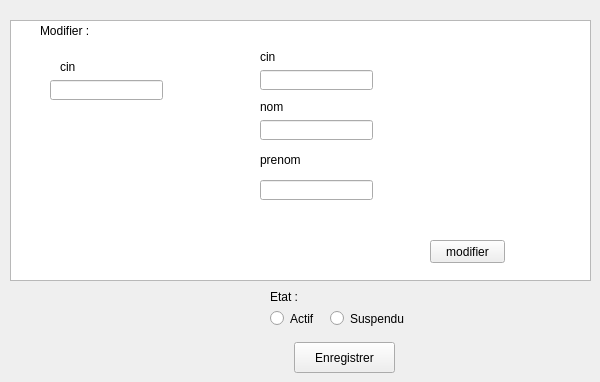
    <widget class="QWidget" name="tab_2">
     <attribute name="title">
      <string>modifier personnel</string>
     </attribute>
     <widget class="QTableView" name="tableView_3">
      <property name="geometry">
       <rect>
        <x>10</x>
        <y>20</y>
        <width>581</width>
        <height>261</height>
       </rect>
      </property>
     </widget>
     <widget class="QLabel" name="label_6">
      <property name="geometry">
       <rect>
        <x>40</x>
        <y>20</y>
        <width>61</width>
        <height>21</height>
       </rect>
      </property>
      <property name="text">
       <string>Modifier :</string>
      </property>
     </widget>
     <widget class="QLabel" name="label_7">
      <property name="geometry">
       <rect>
        <x>260</x>
        <y>150</y>
        <width>81</width>
        <height>20</height>
       </rect>
      </property>
      <property name="text">
       <string>prenom</string>
      </property>
     </widget>
     <widget class="QLabel" name="label_9">
      <property name="geometry">
       <rect>
        <x>270</x>
        <y>290</y>
        <width>47</width>
        <height>13</height>
       </rect>
      </property>
      <property name="text">
       <string>Etat :</string>
      </property>
     </widget>
     <widget class="QLabel" name="label_10">
      <property name="geometry">
       <rect>
        <x>260</x>
        <y>100</y>
        <width>47</width>
        <height>13</height>
       </rect>
      </property>
      <property name="text">
       <string>nom</string>
      </property>
     </widget>
     <widget class="QRadioButton" name="radioButton_4">
      <property name="geometry">
       <rect>
        <x>270</x>
        <y>310</y>
        <width>82</width>
        <height>17</height>
       </rect>
      </property>
      <property name="text">
       <string>Actif</string>
      </property>
     </widget>
     <widget class="QRadioButton" name="radioButton_5">
      <property name="geometry">
       <rect>
        <x>330</x>
        <y>310</y>
        <width>82</width>
        <height>17</height>
       </rect>
      </property>
      <property name="text">
       <string>Suspendu</string>
      </property>
     </widget>
     <widget class="QLineEdit" name="lineEdit_6">
      <property name="geometry">
       <rect>
        <x>50</x>
        <y>80</y>
        <width>113</width>
        <height>20</height>
       </rect>
      </property>
     </widget>
     <widget class="QLineEdit" name="lineEdit_7">
      <property name="geometry">
       <rect>
        <x>260</x>
        <y>120</y>
        <width>113</width>
        <height>20</height>
       </rect>
      </property>
     </widget>
     <widget class="QLineEdit" name="lineEdit_8">
      <property name="geometry">
       <rect>
        <x>260</x>
        <y>180</y>
        <width>113</width>
        <height>20</height>
       </rect>
      </property>
     </widget>
     <widget class="QPushButton" name="pushButton_5">
      <property name="geometry">
       <rect>
        <x>294</x>
        <y>342</y>
        <width>101</width>
        <height>31</height>
       </rect>
      </property>
      <property name="text">
       <string>Enregistrer</string>
      </property>
     </widget>
     <widget class="QLabel" name="label_11">
      <property name="geometry">
       <rect>
        <x>60</x>
        <y>60</y>
        <width>47</width>
        <height>13</height>
       </rect>
      </property>
      <property name="text">
       <string>cin</string>
      </property>
     </widget>
     <widget class="QPushButton" name="pushButton_4">
      <property name="geometry">
       <rect>
        <x>430</x>
        <y>240</y>
        <width>75</width>
        <height>23</height>
       </rect>
      </property>
      <property name="text">
       <string>modifier</string>
      </property>
     </widget>
     <widget class="QLineEdit" name="lineEdit_4">
      <property name="geometry">
       <rect>
        <x>260</x>
        <y>70</y>
        <width>113</width>
        <height>20</height>
       </rect>
      </property>
     </widget>
     <widget class="QLabel" name="label">
      <property name="geometry">
       <rect>
        <x>260</x>
        <y>50</y>
        <width>47</width>
        <height>13</height>
       </rect>
      </property>
      <property name="text">
       <string>cin</string>
      </property>
     </widget>
    </widget>
